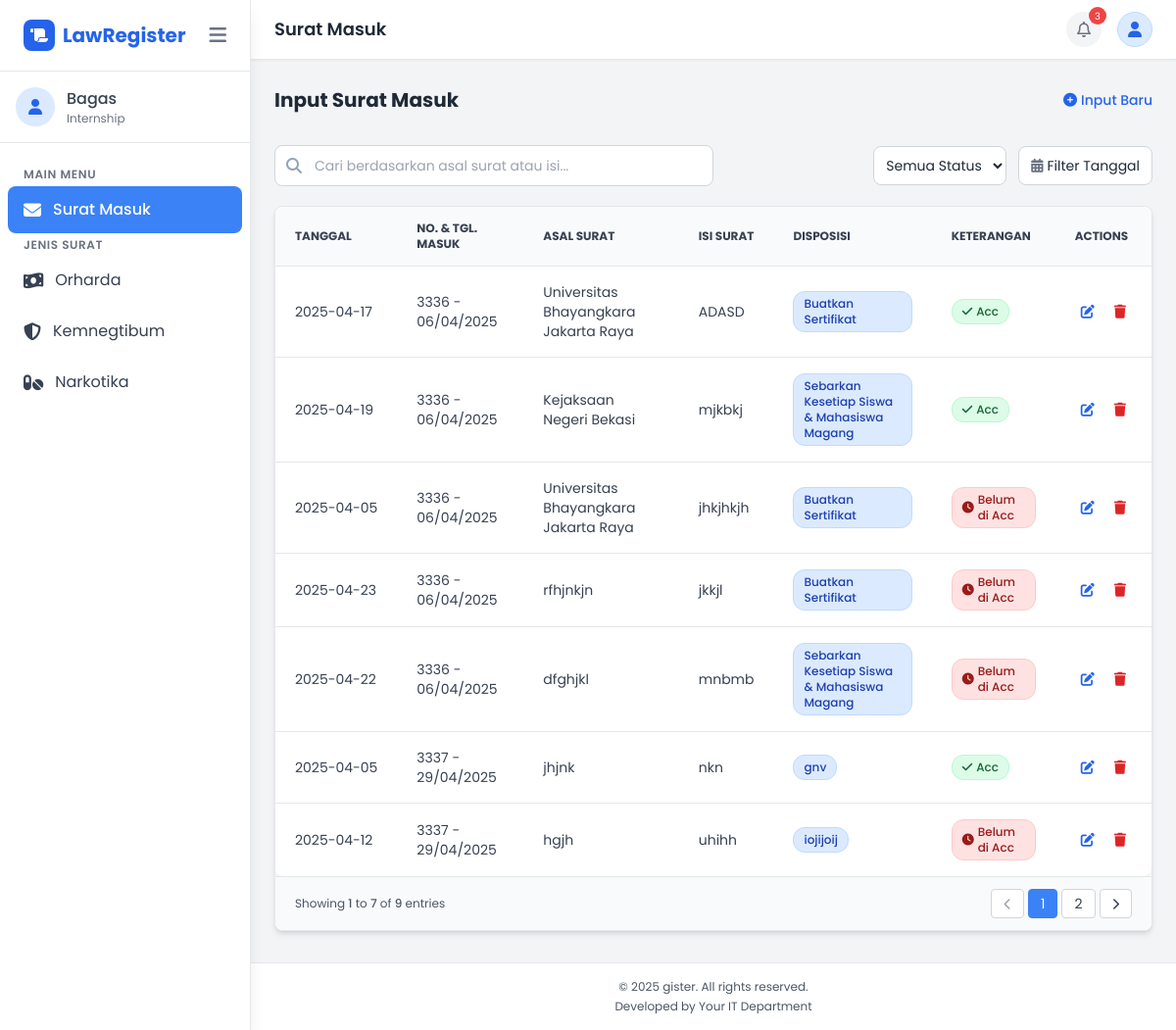
Screenshot of /user/surat_masuk/main.php with the database file from the repository.
### tables this page shows
CREATE TABLE `surat_masuk` (
  `id` int(11) NOT NULL,
  `tanggal` date DEFAULT NULL,
  `no_tgl_masuk` varchar(255) DEFAULT NULL,
  `asal_surat` varchar(255) DEFAULT NULL,
  `isi_surat` text DEFAULT NULL,
  `disposisi` varchar(255) DEFAULT NULL,
  `keterangan` text DEFAULT NULL
);

### user/surat_masuk/main.php (the view, shortened to what this page needs)
<!DOCTYPE html>
<html lang="en">
<head>
  <script src="https://cdn.tailwindcss.com"></script>
  <link rel="stylesheet" href="https://cdnjs.cloudflare.com/ajax/libs/font-awesome/6.4.0/css/all.min.css" />
</head>
<body class="bg-gray-100 text-gray-800">
<?php
require_once '../../config.php';
$items_per_page = 7;
$page = isset($_GET['page']) ? max(1, (int)$_GET['page']) : 1;
$offset = ($page - 1) * $items_per_page;
$sql_total = "SELECT COUNT(*) as total FROM surat_masuk";
$result_total = mysqli_query($mysqli, $sql_total);
$total_surat = mysqli_fetch_assoc($result_total)['total'];
$sql_data = "SELECT * FROM surat_masuk ORDER BY id DESC LIMIT $offset, $items_per_page";
$result = mysqli_query($mysqli, $sql_data);
$total_pages = ceil($total_surat / $items_per_page);
?>
  <div class="flex h-screen bg-gray-100">
    <aside id="sidebar" class="transition-transform duration-300 transform translate-x-0 flex flex-col bg-white text-gray-700 h-screen fixed top-0 left-0 z-40 border-r border-gray-200 shadow-lg w-64">
      <div class="flex items-center justify-between px-6 py-5 border-b border-gray-200">
        <div class="flex items-center gap-2" id="sidebar-title">
          <div class="h-8 w-8 bg-blue-600 rounded-lg flex items-center justify-center">
            <i class="fas fa-scroll text-white"></i>
          </div>
          <div class="text-xl font-bold text-blue-600">LawRegister</div>
        </div>
        <button id="sidebar-toggle" class="text-gray-500 hover:text-gray-700 text-xl focus:outline-none">
          <i class="fas fa-bars"></i>
        </button>
      </div>
      <div class="px-4 py-4 border-b border-gray-200">
        <div class="flex items-center gap-3">
          <div class="h-10 w-10 rounded-full bg-blue-100 flex items-center justify-center">
            <i class="fas fa-user text-blue-600"></i>
          </div>
          <div class="menu-label">
            <div class="font-medium">Bagas</div>
            <div class="text-xs text-gray-500">Internship</div>
          </div>
        </div>
      </div>
      <nav class="flex-1 px-2 py-6 space-y-1 overflow-y-auto">
        <p class="px-4 text-xs font-semibold text-gray-500 uppercase tracking-wider menu-label">Main Menu</p>
        <a href="../surat_masuk/main.php" class="flex items-center gap-3 py-2.5 px-4 rounded-lg active-menu hover:bg-blue-500 hover:text-white transition-all">
          <i class="fas fa-envelope menu-icon text-lg"></i><span class="menu-label">Surat Masuk</span>
        </a>
        <p class="px-4 text-xs font-semibold text-gray-500 uppercase tracking-wider mt-6 menu-label">Jenis Surat</p>
        <a href="../oharda/oharda.php" class="flex items-center gap-3 py-2.5 px-4 rounded-lg hover:bg-gray-100 transition-all">
          <i class="fas fa-money-bill-wave menu-icon text-lg"></i><span class="menu-label">Orharda</span>
        </a>
        <a href="../kemnegtibum/kemnegtibum.php" class="flex items-center gap-3 py-2.5 px-4 rounded-lg hover:bg-gray-100 transition-all">
          <i class="fas fa-shield-alt menu-icon text-lg"></i><span class="menu-label">Kemnegtibum</span>
        </a>
        <a href="../narkotika/narkotika.php" class="flex items-center gap-3 py-2.5 px-4 rounded-lg hover:bg-gray-100 transition-all">
          <i class="fas fa-pills menu-icon text-lg"></i><span class="menu-label">Narkotika</span>
        </a>
      </nav>
    </aside>
    <div class="flex-1 transition-all duration-300 ml-0 md:ml-64" id="main-wrapper">
      <header class="fixed top-0 left-0 right-0 bg-white border-b border-gray-200 shadow-sm z-30 ml-0 md:ml-64 transition-all duration-300" id="main-header">
        <div class="flex justify-between items-center px-6 py-3">
          <div class="flex items-center gap-3">
            <div class="text-lg font-semibold text-gray-800">Surat Masuk</div>
          </div>
          <div class="flex items-center gap-4">
            <div class="relative">
              <a href="#" class="flex h-9 w-9 items-center justify-center rounded-full bg-gray-100 text-gray-500 hover:bg-gray-200 transition-colors">
                <i class="far fa-bell"></i>
                <span class="notification-badge">3</span>
              </a>
            </div>
            <div class="relative">
              <button id="profileBtn" class="h-9 w-9 rounded-full bg-blue-100 flex items-center justify-center border border-blue-200 hover:bg-blue-200 transition-colors focus:outline-none">
                <i class="fas fa-user text-blue-600"></i>
              </button>
            </div>
          </div>
        </div>
      </header>
      <main id="main-content" class="pt-16 px-6 pb-8">
        <section class="mb-8">
          <div class="flex items-center justify-between mb-4 mt-6 ">
            <h2 class="text-xl font-bold text-gray-800">Input Surat Masuk</h2>
            <button id="toggleForm" class="text-blue-600 hover:text-blue-800 flex items-center text-sm font-medium">
              <i class="fas fa-plus-circle mr-1"></i> Input Baru
            </button>
          </div>
        </section>
        <section class="mb-5">
          <div class="flex flex-col md:flex-row md:items-center md:justify-between gap-4">
            <div class="search-container flex-grow max-w-md">
              <div class="relative">
                <i class="fas fa-search search-icon"></i>
                <input type="text" id="searchInput" onkeyup="searchTable()" placeholder="Cari berdasarkan asal surat atau isi..." class="w-full p-2.5 pl-10 border border-gray-300 rounded-lg text-sm" />
              </div>
            </div>
            <div class="flex gap-3">
              <select id="statusFilter" onchange="filterByStatus()" class="border border-gray-300 rounded-lg p-2 text-sm bg-white">
                <option value="all">Semua Status</option>
              </select>
              <button class="flex items-center gap-1 bg-white border border-gray-300 rounded-lg px-3 py-2 text-sm hover:bg-gray-50 transition" id="filterTanggalButton">
                <i class="fas fa-calendar-alt text-gray-500"></i>
                <span>Filter Tanggal</span>
              </button>
            </div>
          </div>
        </section>
        <section class="bg-white rounded-lg border border-gray-200 shadow-md overflow-hidden">
          <div class="table-container hidden sm:block">
            <table class="w-full text-sm text-left text-gray-700" id="dataTable">
              <thead class="text-xs text-gray-700 uppercase bg-gray-50 border-b border-gray-200">
                <tr>
                  <th class="px-5 py-3.5">Tanggal</th>
                  <th class="px-5 py-3.5">No. & Tgl. Masuk</th>
                  <th class="px-5 py-3.5">Asal Surat</th>
                  <th class="px-5 py-3.5">Isi Surat</th>
                  <th class="px-5 py-3.5">Disposisi</th>
                  <th class="px-5 py-3.5">Keterangan</th>
                  <th class="px-5 py-3.5">Actions</th>
                </tr>
              </thead>
              <tbody class="divide-y divide-gray-200" id="tableBody">
                <?php
                if (mysqli_num_rows($result) > 0) {
                  mysqli_data_seek($result, 0);
                  while ($row = mysqli_fetch_assoc($result)) {
                    $keterangan = strtolower(trim($row['keterangan']));
                    $warna_keterangan = $keterangan === 'belum di acc'
                      ? 'bg-red-100 text-red-800 border border-red-200'
                      : 'bg-green-100 text-green-800 border border-green-200';
                    $status_icon = $keterangan === 'belum di acc'
                      ? '<i class="fas fa-clock mr-1"></i>'
                      : '<i class="fas fa-check mr-1"></i>';
                ?>
                  <tr class="hover:bg-gray-50 data-status-<?php echo $keterangan === 'belum di acc' ? 'belum' : 'acc'; ?>">
                    <td class="px-5 py-4 whitespace-nowrap"><?php echo $row['tanggal']; ?></td>
                    <td class="px-5 py-4"><?php echo $row['no_tgl_masuk']; ?></td>
                    <td class="px-5 py-4"><?php echo $row['asal_surat']; ?></td>
                    <td class="px-5 py-4 max-w-xs truncate"><?php echo $row['isi_surat']; ?></td>
                    <td class="px-5 py-4">
                      <span class="inline-flex items-center px-2.5 py-1 text-xs font-medium bg-blue-100 text-blue-800 rounded-xl border border-blue-200">
                        <?php echo $row['disposisi']; ?>
                      </span>
                    </td>
                    <td class="px-5 py-4">
                      <span class="inline-flex items-center px-2.5 py-1 text-xs font-medium <?php echo $warna_keterangan; ?> rounded-xl">
                        <?php echo $status_icon . $row['keterangan']; ?>
                      </span>
                    </td>
                    <td class="px-5 py-4">
                      <div class="flex gap-2">
                        <a href="edit.php?id=<?php echo $row['id']; ?>" class="text-blue-600 hover:text-blue-900 p-1.5 rounded-full hover:bg-blue-100 transition-all">
                          <i class="fas fa-edit"></i>
                        </a>
                        <a href="delete.php?id=<?php echo $row['id']; ?>" class="text-red-600 hover:text-red-900 p-1.5 rounded-full hover:bg-red-100 transition-all" onclick="return confirm('Apakah Anda yakin ingin menghapus data ini?')">
                          <i class="fas fa-trash"></i>
                        </a>
                      </div>
                    </td>
                  </tr>
                <?php
                  }
                } else {
                  echo "<tr><td colspan='7' class='px-5 py-4 text-center text-gray-500'>Tidak ada data surat masuk.</td></tr>";
                }
                ?>
              </tbody>
            </table>
          </div>
          <div class="px-5 py-3 border-t border-gray-200 bg-gray-50 flex items-center justify-between">
            <div class="text-xs text-gray-600">
              Showing <span class="font-medium"><?php echo ($page - 1) * $items_per_page + 1; ?></span>
              to <span class="font-medium"><?php echo min($page * $items_per_page, $total_surat); ?></span>
              of <span class="font-medium"><?php echo $total_surat; ?></span> entries
            </div>
            <div class="flex space-x-1">
              <a href="?page=<?php echo max(1, $page - 1); ?>" class="px-3 py-1 rounded border border-gray-300 text-sm bg-white <?php echo ($page == 1 ? 'text-gray-400 cursor-not-allowed' : 'hover:bg-gray-50 text-gray-700'); ?>">
                <i class="fas fa-chevron-left text-xs"></i>
              </a>
              <?php for ($i = 1; $i <= $total_pages; $i++): ?>
                <a href="?page=<?php echo $i; ?>" class="px-3 py-1 rounded border text-sm <?php echo ($i == $page ? 'bg-blue-500 border-blue-500 text-white' : 'bg-white border-gray-300 hover:bg-gray-50 text-gray-700'); ?>">
                  <?php echo $i; ?>
                </a>
              <?php endfor; ?>
              <a href="?page=<?php echo min($total_pages, $page + 1); ?>" class="px-3 py-1 rounded border border-gray-300 text-sm bg-white <?php echo ($page == $total_pages ? 'text-gray-400 cursor-not-allowed' : 'hover:bg-gray-50 text-gray-700'); ?>">
                <i class="fas fa-chevron-right text-xs"></i>
              </a>
            </div>
          </div>
          </section>
      </main>
      <footer class="bg-white border-t border-gray-200 py-4 text-center text-gray-600 text-xs mt-auto transition-all duration-300" id="main-footer">
        <div class="px-6">
          <p>&copy; 2025 gister. All rights reserved.</p>
          <p class="mt-1">Developed by Your IT Department</p>
        </div>
      </footer>
    </div>
  </div>
</body>
</html>

### user/surat_masuk/main.php (style rules this page uses)
body { font-family: 'Poppins', sans-serif; }
.active-menu { background-color: #3b82f6; color: white; font-weight: 500; }
.table-container { overflow-x: auto; border-radius: 8px; box-shadow: 0 4px 6px -1px rgba(0, 0, 0, 0.1); }
thead th { position: sticky; top: 0; z-index: 10; }
tbody tr { transition: all 0.2s ease; }
.search-container { position: relative; }
.search-icon { position: absolute; left: 12px; top: 50%; transform: translateY(-50%); color: #94a3b8; }
.notification-badge { position: absolute; top: -5px; right: -5px; height: 18px; width: 18px; background-color: #ef4444; border-radius: 50%; color: white; font-size: 10px; display: flex; align-items: center; justify-content: center; }
html { scroll-behavior: smooth; }

### rows the page displays
surat_masuk: tanggal "2025-04-17", no_tgl_masuk "3336 - 06/04/2025", asal_surat "Universitas Bhayangkara Jakarta Raya", isi_surat "ADASD", disposisi "Buatkan Sertifikat", keterangan "Acc"
surat_masuk: tanggal "2025-04-19", no_tgl_masuk "3336 - 06/04/2025", asal_surat "Kejaksaan Negeri Bekasi", isi_surat "mjkbkj", disposisi "Sebarkan Kesetiap Siswa & Mahasiswa Magang", keterangan "Acc"
surat_masuk: tanggal "2025-04-05", no_tgl_masuk "3336 - 06/04/2025", asal_surat "Universitas Bhayangkara Jakarta Raya", isi_surat "jhkjhkjh", disposisi "Buatkan Sertifikat", keterangan "Belum di Acc"
surat_masuk: tanggal "2025-04-23", no_tgl_masuk "3336 - 06/04/2025", asal_surat "rfhjnkjn", isi_surat "jkkjl", disposisi "Buatkan Sertifikat", keterangan "Belum di Acc"
surat_masuk: tanggal "2025-04-22", no_tgl_masuk "3336 - 06/04/2025", asal_surat "dfghjkl", isi_surat "mnbmb", disposisi "Sebarkan Kesetiap Siswa & Mahasiswa Magang", keterangan "Belum di Acc"
surat_masuk: tanggal "2025-04-05", no_tgl_masuk "3337 - 29/04/2025", asal_surat "jhjnk", isi_surat "nkn", disposisi "gnv", keterangan "Acc"
surat_masuk: tanggal "2025-04-12", no_tgl_masuk "3337 - 29/04/2025", asal_surat "hgjh", isi_surat "uhihh", disposisi "iojijoij", keterangan "Belum di Acc"

### other values shown
min($page * $items_per_page, $total_surat) "7"
$total_surat "9"
